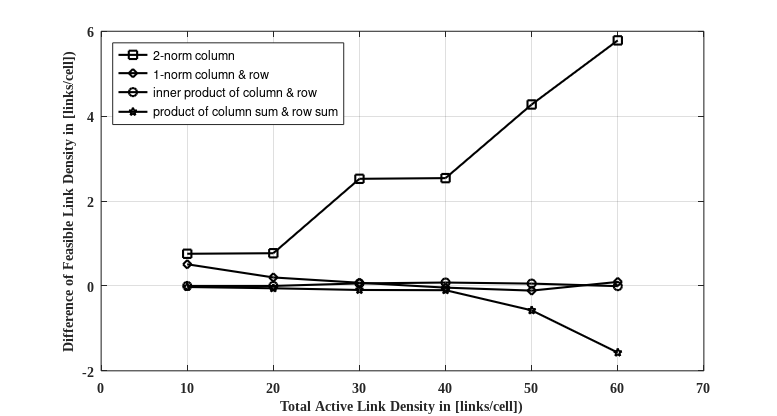

Recreate this plot in MATLAB.
clear all;
clc;
close all;

load result
area = 1*1;

% figure;
density = [10:10:60]

% removal - merge
% 2-norm column
line1 = plotValueAlg2_200(2,:) - plotValueAlg10_200(2,:)
% 1-norm column & row
line2 = plotValueAlg11_200(2,:) - plotValueAlg3_200(2,:)
% inner product
line3 = plotValueAlg7_200(2,:) - plotValueAlg8_200(2,:)
% product of row and column sum
line4 = plotValueAlg12_200(2,:) - plotValueAlg13_200_new(2,:)

plot(density, line1,'-ks', 'linewidth',1.5)
hold on
plot(density, line2,'-kd', 'linewidth',1.5)
hold on
plot(density, line3,'-ko', 'linewidth',1.5)
hold on
plot(density, line4,'-kp', 'linewidth',1.5)

% errorbar(plotValueAlg2_200(1,:)/area, plotValueAlg2_200(2,:), plotValueAlg2_200(3,:),'-k', 'linewidth',1.5);
% hold on;
% errorbar(plotValueAlg10_200(1,:)/area, plotValueAlg10_200(2,:), plotValueAlg10_200(3,:),'-x', 'linewidth',1.5);
% hold on;
% errorbar(plotValueAlg11_200(1,:)/area, plotValueAlg11_200(2,:), plotValueAlg11_200(3,:),'-sr', 'linewidth',1.5);
% hold on;
% errorbar(plotValueAlg3_200(1,:)/area, plotValueAlg3_200(2,:), plotValueAlg3_200(3,:),'-g', 'linewidth',1.5);
% hold on;
% errorbar(plotValueAlg4_200_new(1,:)/area, plotValueAlg4_200_new(2,:), plotValueAlg4_200_new(3,:),'-y', 'linewidth',1.5);
% hold on;
% errorbar(plotValueAlg5_200_new(1,:)/area, plotValueAlg5_200_new(2,:), plotValueAlg5_200_new(3,:),'-+c', 'linewidth',1.5);

% title('Performance comparison based on active link density','fontsize',10,'Fontname','Times New Roman','FontWeight','bold');
xlabel('Total Active Link Density in [links/cell])','fontsize',10,'Fontname','Times New Roman','FontWeight','bold');
ylabel('Difference of Feasible Link Density in [links/cell])','fontsize',10,'Fontname','Times New Roman','FontWeight','bold');
axis([0 70 -2 6])
grid on;
set(gca,'fontsize',10,'Fontname','Times New Roman','FontWeight','bold');
set(gca);
h = legend('2-norm column','1-norm column & row','inner product of column & row','product of column sum & row sum','Location','NorthWest');
% hh = findobj('tag','legend')    
% set(hh,'fontsize',30)
set(gcf, 'PaperPositionMode', 'manual');
set(gcf, 'PaperUnits', 'points');
set(gcf, 'PaperPosition', [0 0 560 300]);

print('-dpng','C:\Users\Mu\Desktop\RemoveMergenceNumberComparison.png','-r200');